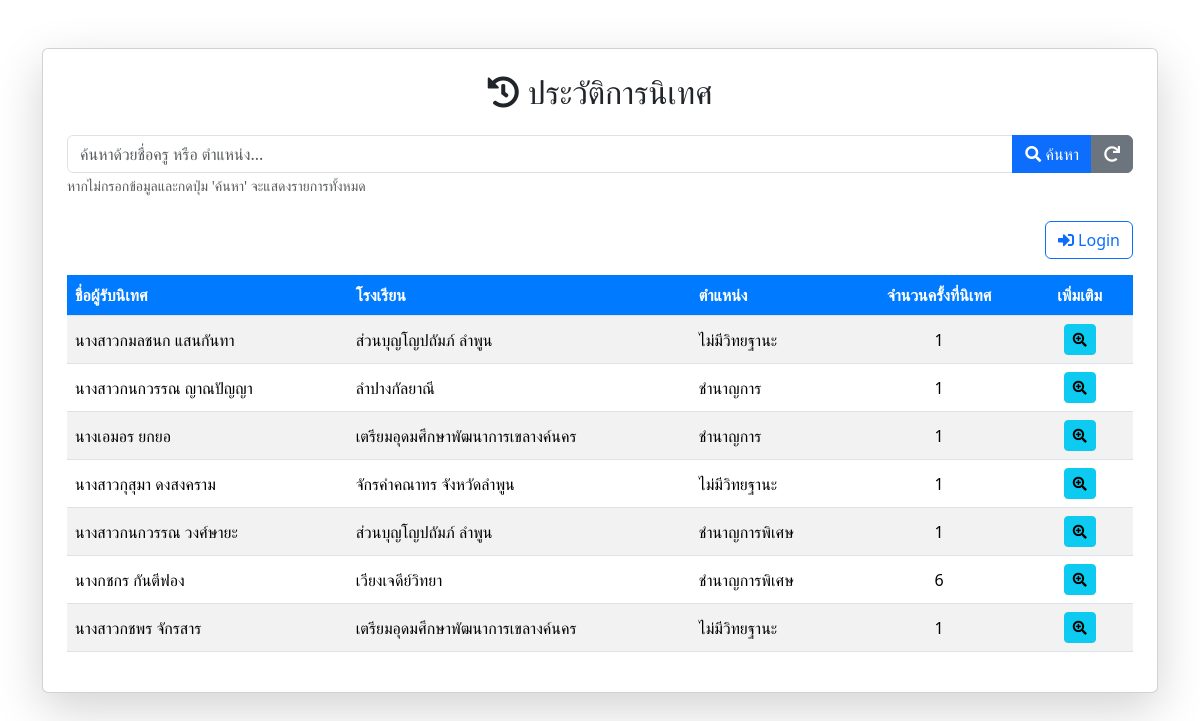
The page /history.php on the database its author committed.
### tables this page shows
CREATE TABLE `teacher` (
  `t_pid` varchar(255) DEFAULT NULL,
  `school_id` int(11) DEFAULT NULL,
  `prefix_id` varchar(3) DEFAULT NULL,
  `PrefixName` varchar(100) DEFAULT NULL,
  `fname` varchar(100) DEFAULT NULL,
  `lname` varchar(100) DEFAULT NULL,
  `adm_rank_id` int(11) DEFAULT NULL,
  `adm_name` varchar(100) DEFAULT NULL,
  `learning_group_id` int(3) DEFAULT NULL,
  `learning_group` varchar(255) DEFAULT NULL,
  `major_subject` varchar(255) DEFAULT NULL
);

CREATE TABLE `school` (
  `school_id` int(11) DEFAULT NULL,
  `SchoolName` varchar(255) DEFAULT NULL,
  `SchoolGroup` int(11) DEFAULT NULL
);

### history.php (the view, shortened to what this page needs)
<?php
require_once 'db_connect.php';
$search_name = isset($_GET['search_name']) ? trim($_GET['search_name']) : '';
$results = [];
$sql = "SELECT
            t.t_pid AS teacher_t_pid,
            CONCAT(t.PrefixName, t.fname, ' ', t.lname) AS teacher_full_name,
            t.adm_name AS teacher_position,
            s_school.SchoolName AS t_school,
            (SELECT COUNT(*) FROM supervision_sessions WHERE teacher_t_pid = t.t_pid) AS supervision_count
        FROM
            (
                SELECT
                    teacher_t_pid,
                    MAX(supervision_date) AS max_date
                FROM supervision_sessions
                GROUP BY teacher_t_pid
            ) AS latest_sessions
        JOIN
            supervision_sessions ss_latest ON latest_sessions.teacher_t_pid = ss_latest.teacher_t_pid AND latest_sessions.max_date = ss_latest.supervision_date
        LEFT JOIN
            teacher t ON ss_latest.teacher_t_pid = t.t_pid
        LEFT JOIN
            school s_school ON t.school_id = s_school.school_id
        ";
$sql .= " ORDER BY latest_sessions.max_date DESC";
$stmt = $conn->prepare($sql);
$stmt->execute();
$result = $stmt->get_result();
if ($result->num_rows > 0) {
    while ($row = $result->fetch_assoc()) {
        $results[] = $row;
    }
}
?>
<!DOCTYPE html>
<html lang="th">
<head>
    <link href="https://cdn.jsdelivr.net/npm/bootstrap@5.3.3/dist/css/bootstrap.min.css" rel="stylesheet">
    <link rel="stylesheet" href="https://cdnjs.cloudflare.com/ajax/libs/font-awesome/5.15.4/css/all.min.css">
</head>
<body>
    <div class="container mt-5">
        <div class="card shadow-lg p-4">
            <h2 class="card-title text-center mb-4"><i class="fas fa-history"></i> ประวัติการนิเทศ</h2>
            <form method="GET" action="history.php" class="mb-4">
                <div class="input-group">
                    <input type="text" class="form-control" placeholder="ค้นหาด้วยชื่อครู หรือ ตำแหน่ง..." name="search_name" value="<?php echo htmlspecialchars($search_name); ?>">
                    <button class="btn btn-primary" type="submit"><i class="fas fa-search"></i> ค้นหา</button>
                    <a href="history.php" class="btn btn-secondary" title="แสดงรายการทั้งหมด">
                        <i class="fas fa-redo"></i>
                    </a>
                </div>
                <small class="form-text text-muted">หากไม่กรอกข้อมูลและกดปุ่ม 'ค้นหา' จะแสดงรายการทั้งหมด</small>
            </form>
            <?php if (isset($_SESSION['is_logged_in']) && $_SESSION['is_logged_in'] === true): ?>
                <div class="d-flex justify-content-end align-items-center mb-3 gap-2">
                    <a href="index.php" class="btn btn-success">
                        <i class="fas fa-plus-circle"></i> บันทึกการนิเทศ
                    </a>
                    <a href="graph/satisfaction_dashboard.php" class="btn btn-info">
                        <i class="fas fa-chart-pie"></i> สรุปผลความพึงพอใจ
                    </a>
                    <a href="logout.php" class="btn btn-danger">
                        <i class="fas fa-sign-out-alt"></i> ออกจากระบบ
                    </a>
                </div>
            <?php else: ?>
                <div class="d-flex justify-content-end align-items-center mb-3">
                    <a href="login.php" class="btn btn-outline-primary">
                        <i class="fas fa-sign-in-alt"></i> Login
                    </a>
                </div>
            <?php endif; ?>
            <div class="table-responsive">
                <table class="table table-striped table-hover table-custom align-middle">
                    <thead>
                        <tr>
                            <th scope="col">ชื่อผู้รับนิเทศ</th>
                            <th scope="col">โรงเรียน</th>
                            <th scope="col">ตำแหน่ง</th>
                            <th scope="col" class="text-center">จำนวนครั้งที่นิเทศ</th>
                            <th scope="col" class="text-center" style="width: 10%;">เพิ่มเติม</th>
                        </tr>
                    </thead>
                    <tbody>
                        <?php if (empty($results)) : ?>
                            <tr>
                                <td colspan="5" class="text-center text-danger fw-bold">
                                    <?php echo !empty($search_name) ? "ไม่พบข้อมูลการนิเทศที่ตรงกับการค้นหา: \"" . htmlspecialchars($search_name) . "\"" : "ไม่พบประวัติการนิเทศที่บันทึกไว้ในระบบ"; ?>
                                </td>
                            </tr>
                        <?php else : ?>
                            <?php foreach ($results as $row) : ?>
                                <tr>
                                    <td><?php echo htmlspecialchars($row['teacher_full_name']); ?></td>
                                    <td><?php echo htmlspecialchars($row['t_school']); ?></td>
                                    <td><?php echo htmlspecialchars($row['teacher_position']); ?></td>
                                    <td class="text-center">
                                        <?php echo htmlspecialchars($row['supervision_count']); ?>
                                    </td>
                                    <td class="text-center">
                                        <form method="POST" action="session_details.php" style="display:inline;">
                                            <button type="submit" class="btn btn-sm btn-info" title="ดูประวัติการนิเทศทั้งหมดของครูท่านนี้">
                                                <i class="fas fa-search-plus"></i>
                                            </button>
                                        </form>
                                    </td>
                                </tr>
                            <?php endforeach; ?>
                        <?php endif; ?>
                    </tbody>
                </table>
            </div>
        </div>
    </div>
</body>
</html>

### history.php (style rules this page uses)
.table-custom th { background-color: #007bff; color: white; vertical-align: middle; }
.table-custom td { vertical-align: middle; }

### rows shown on the page
teacher: teacher_full_name "นางสาวกมลชนก แสนกันทา", school.SchoolName "ส่วนบุญโญปถัมภ์ ลำพูน", adm_name "ไม่มีวิทยฐานะ", supervision_count "1"
teacher: teacher_full_name "นางสาวกนกวรรณ ญาณปัญญา", school.SchoolName "ลำปางกัลยาณี", adm_name "ชำนาญการ", supervision_count "1"
teacher: teacher_full_name "นางเอมอร ยกยอ", school.SchoolName "เตรียมอุดมศึกษาพัฒนาการเขลางค์นคร", adm_name "ชำนาญการ", supervision_count "1"
teacher: teacher_full_name "นางสาวกุสุมา ดงสงคราม", school.SchoolName "จักรคำคณาทร จังหวัดลำพูน", adm_name "ไม่มีวิทยฐานะ", supervision_count "1"
teacher: teacher_full_name "นางสาวกนกวรรณ วงศ์ษายะ", school.SchoolName "ส่วนบุญโญปถัมภ์ ลำพูน", adm_name "ชำนาญการพิเศษ", supervision_count "1"
teacher: teacher_full_name "นางกชกร กันตีฟอง", school.SchoolName "เวียงเจดีย์วิทยา", adm_name "ชำนาญการพิเศษ", supervision_count "6"
teacher: teacher_full_name "นางสาวกชพร จักรสาร", school.SchoolName "เตรียมอุดมศึกษาพัฒนาการเขลางค์นคร", adm_name "ไม่มีวิทยฐานะ", supervision_count "1"
